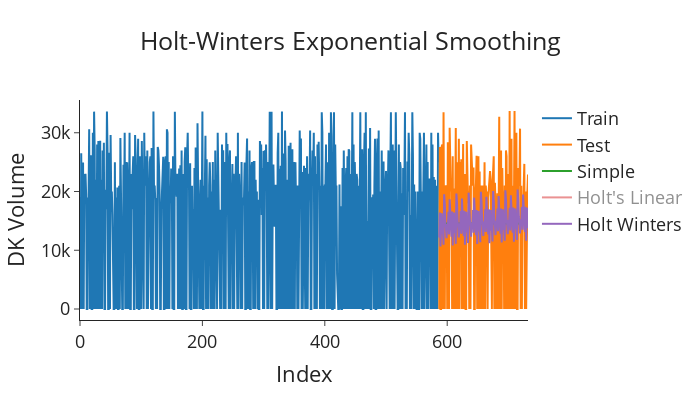

The code cell stored with this chart in its notebook:
### Code cell
import plotly.graph_objects as go
import pandas as pd
from statsmodels.tsa.holtwinters import SimpleExpSmoothing, Holt, ExponentialSmoothing

# Read in the data
data = pd.read_csv('station1_new(1).csv')  # Update with your file path


# Split train and test
train = data.iloc[:-int(len(data) * 0.2)]
test = data.iloc[-int(len(data) * 0.2):]


def plot_func(forecast1, forecast2, forecast3, title):
    """Function to plot the forecasts."""
    fig = go.Figure()
    fig.add_trace(go.Scatter(x=train.index, y=train['DK'], name='Train'))
    fig.add_trace(go.Scatter(x=test.index, y=test['DK'], name='Test'))
    fig.add_trace(go.Scatter(x=test.index, y=forecast1, name='Simple'))
    fig.add_trace(go.Scatter(x=test.index, y=forecast2, name="Holt's Linear"))
    fig.add_trace(go.Scatter(x=test.index, y=forecast3, name='Holt Winters'))
    fig.update_layout(template="simple_white", font=dict(size=18), title_text=title,
                      width=700, title_x=0.5, height=400, xaxis_title='Index',
                      yaxis_title='DK Volume')
    return fig.show()


# Fit simple model and get forecasts
model_simple = SimpleExpSmoothing(train['DK']).fit(optimized=True)
forecasts_simple = model_simple.forecast(len(test))

# Fit Holt's model and get forecasts
model_holt = Holt(train['DK'], damped_trend=True).fit(optimized=True)
forecasts_holt = model_holt.forecast(len(test))

# Fit Holt Winters model and get forecasts
model_holt_winters = ExponentialSmoothing(train['DK'], trend='add',
                                          seasonal='add', seasonal_periods=20).fit(optimized=True)
forecasts_holt_winters = model_holt_winters.forecast(len(test)+100)

# Plot the forecasts
plot_func(forecasts_simple, forecasts_holt, forecasts_holt_winters, "Holt-Winters Exponential Smoothing")

### Figure 1 — Plotly figure (JSON) as saved in the notebook; plotly's stock layout.template omitted (floating-point values rounded to 4 significant figures; data arrays with more than 128 entries replaced by an {"elided": "..."} marker saying what was removed)
{"data": [{"name": "Train", "type": "scatter", "x": {"elided": "587 int values"}, "y": {"elided": "587 float values"}}, {"name": "Test", "type": "scatter", "x": {"elided": "146 int values"}, "y": {"elided": "146 float values"}}, {"name": "Simple", "type": "scatter", "x": {"elided": "146 int values"}, "y": {"elided": "146 float values"}}, {"name": "Holt's Linear", "type": "scatter", "visible": "legendonly", "x": {"elided": "146 int values"}, "y": {"elided": "146 float values"}}, {"name": "Holt Winters", "type": "scatter", "x": {"elided": "146 int values"}, "y": {"elided": "246 float values"}}], "layout": {"font": {"size": 18}, "height": 400, "title": {"text": "Holt-Winters Exponential Smoothing", "x": 0.5}, "width": 700, "xaxis": {"autorange": true, "range": [0, 732], "title": {"text": "Index"}, "type": "linear"}, "yaxis": {"autorange": true, "range": [-1872.0, 35570.0], "title": {"text": "DK Volume"}, "type": "linear"}}}
